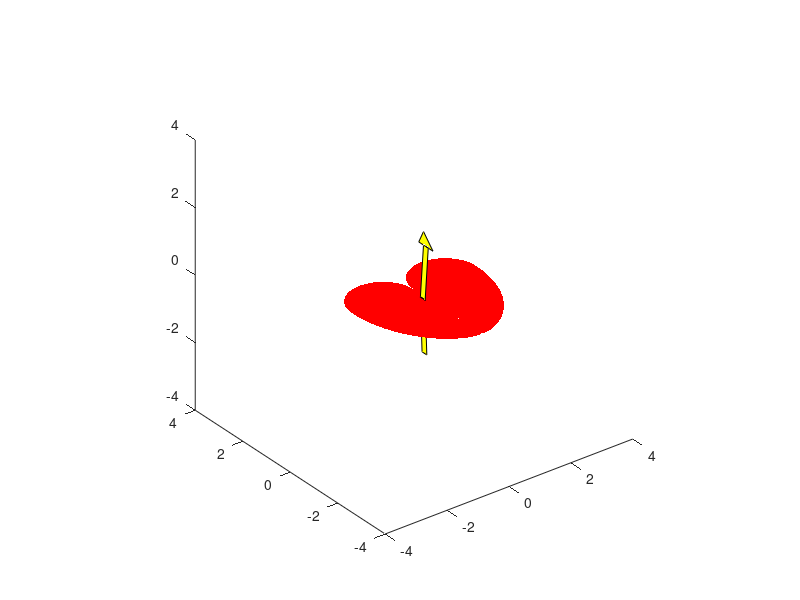

Recreate this plot in MATLAB.
% example script using plotting primitives
%
close % close any existing figures.
axis([-4  ,4, -4, 4 , -4 , 4]);
axis equal;  % this ensures that the view aspect ration is the same as 
%              physical aspect ratio.
hold on
% generate one semi circle of the heart.
t = 0.0:0.1:pi ;
X1 = cos(t)-1.0; Y1=sin(t) ;
% generate tail end.
t = pi:0.1:2*pi ;
X2 =cos(t)-1.0; Y2 =sin(t)+0.9.*(pi-t); 
% tag points along.
X = [X1 X2 ];
Y = [Y1 Y2 ];
Z = zeros( size(X) ) ;
hidden on;
fill3( X, Y, Z , 'red', 'LineStyle' , 'none') ;
% mirror image of first half.
fill3(-X ,Y, Z , 'red' ,'LineStyle' , 'none') ;
%  the arrow
XA = [0.0 -0.1  -0.1 0.0] ; YA = [ -0.4 -0.4 -0.6 -0.6 ] ;
ZA = [ 1.5 0  0  1.5 ] ;
fill3( XA , YA , ZA, 'yellow' );
XA = [-0.1 -0.2  -0.2 -0.1] ; YA = [ -0.4 -0.6 -0.8 -0.6 ] ;
ZA = [ 0 -1.5 -1.5 0 ] ;
fill3( XA , YA , ZA, 'yellow' );
XB= [ 0 0 0 ] ; YB = [ -0.2 -0.4 -0.8 ] ; ZB = [ 1.5 1.9 1.5 ];
fill3( XB , YB , ZB, 'yellow' );
 